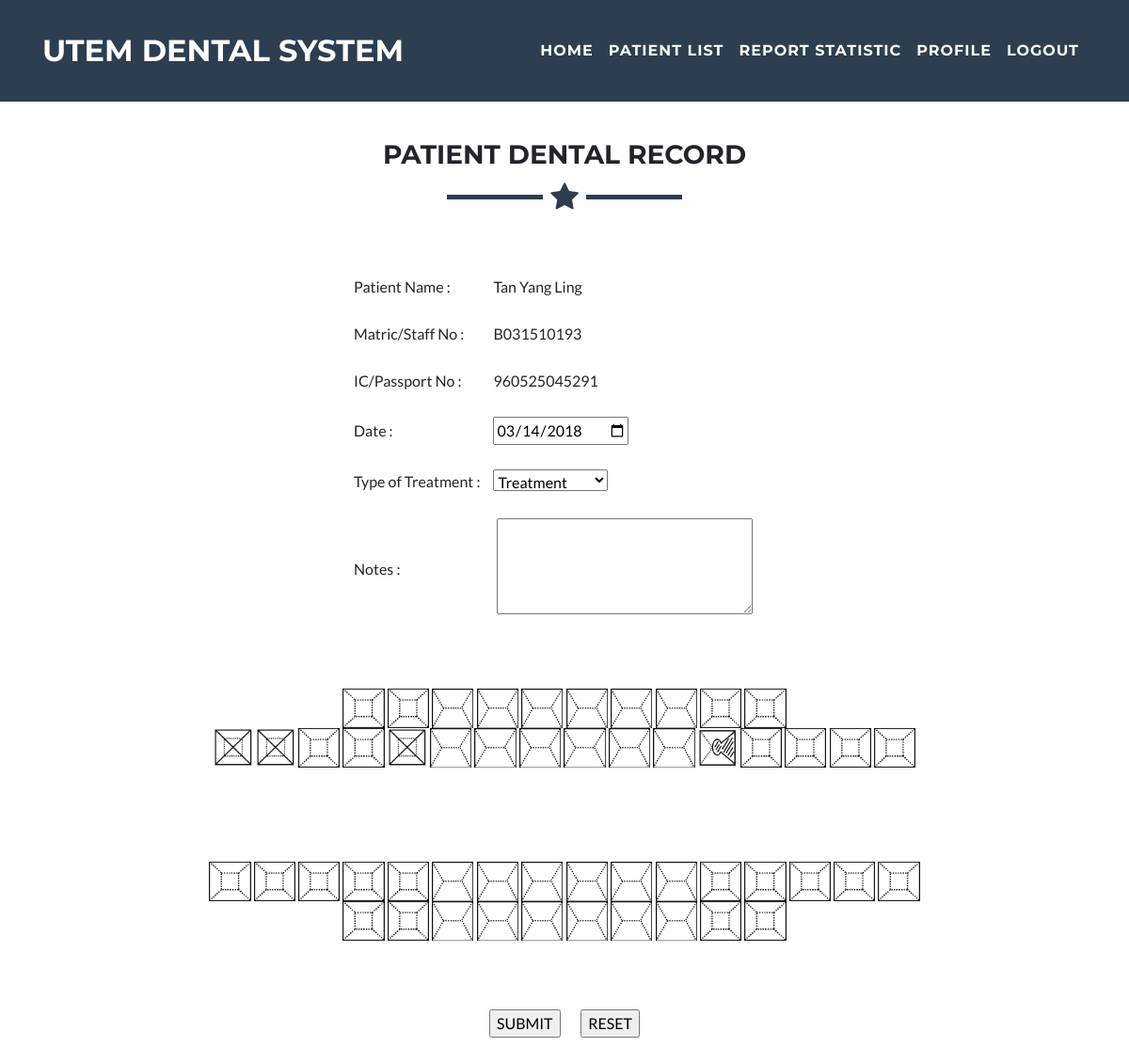
/dentalRecord.php?id=1, run on an earlier commit of the app's database.
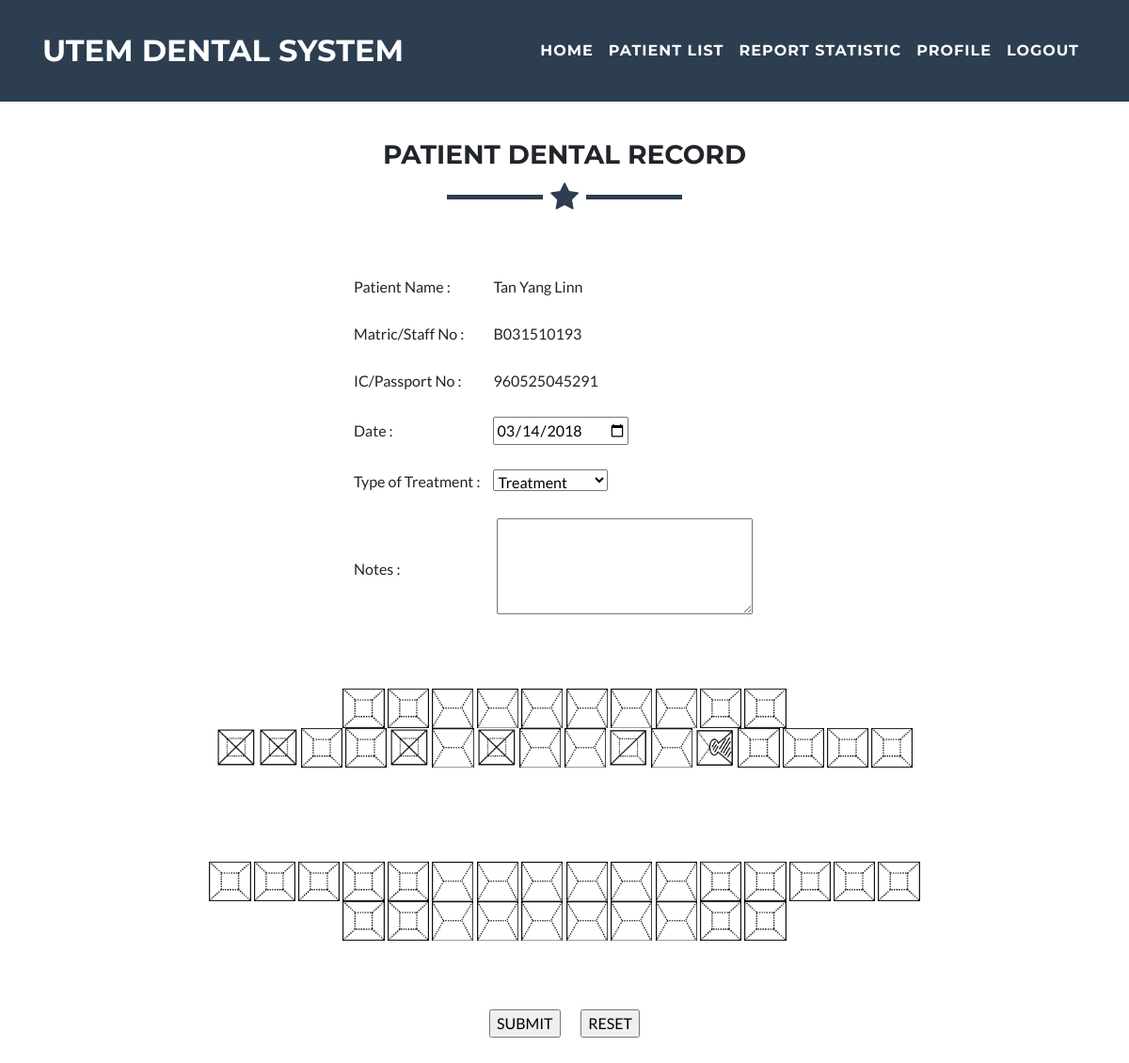
And on a later commit of the database.
### tables this page shows
CREATE TABLE `patient_info` (
  `patient_id` int(100) NOT NULL,
  `name` char(100) NOT NULL,
  `matric_staffno` varchar(100) NOT NULL,
  `fac_dept` char(100) NOT NULL,
  `ic_passno` varchar(12) NOT NULL,
  `position` varchar(50) NOT NULL,
  `gender` char(10) NOT NULL,
  `citizen` varchar(100) NOT NULL,
  `phoneno` varchar(100) NOT NULL,
  `address` varchar(100) NOT NULL,
  `patient_consent` char(100) NOT NULL,
  `id` int(100) NOT NULL
);

CREATE TABLE `treatment_record` (
  `treatment_id` int(100) NOT NULL,
  `treatment_date` date NOT NULL,
  `treatment_type` varchar(255) NOT NULL,
  `treatment_note` varchar(255) NOT NULL,
  `patient_id` int(100) NOT NULL,
  `gg_55` text NOT NULL,
  `gg_54` text NOT NULL,
  `gg_53` text NOT NULL,
  `gg_52` text NOT NULL,
  `gg_51` text NOT NULL,
  `gg_61` text NOT NULL,
  `gg_62` text NOT NULL,
  `gg_63` text NOT NULL,
  `gg_64` text NOT NULL,
  `gg_65` text NOT NULL,
  `gg_18` text NOT NULL,
  `gg_17` text NOT NULL,
  `gg_16` text NOT NULL,
  `gg_15` text NOT NULL,
  `gg_14` text NOT NULL,
  `gg_13` text NOT NULL,
  `gg_12` text NOT NULL,
  `gg_11` text NOT NULL,
  `gg_21` text NOT NULL,
  `gg_22` text NOT NULL,
  `gg_23` text NOT NULL,
  `gg_24` text NOT NULL,
  `gg_25` text NOT NULL,
  `gg_26` text NOT NULL,
  `gg_27` text NOT NULL,
  `gg_28` text NOT NULL,
  `gg_48` text NOT NULL,
  `gg_47` text NOT NULL,
  `gg_46` text NOT NULL,
  `gg_45` text NOT NULL,
  `gg_44` text NOT NULL,
  `gg_43` text NOT NULL,
  `gg_42` text NOT NULL,
  `gg_41` text NOT NULL,
  `gg_31` text NOT NULL,
  `gg_32` text NOT NULL,
  `gg_33` text NOT NULL,
  `gg_34` text NOT NULL,
  `gg_35` text NOT NULL,
  `gg_36` text NOT NULL,
  `gg_37` text NOT NULL,
  `gg_38` text NOT NULL,
  `gg_85` text NOT NULL,
  `gg_84` text NOT NULL,
  `gg_83` text NOT NULL,
  `gg_82` text NOT NULL,
  `gg_81` text NOT NULL,
  `gg_71` text NOT NULL,
  `gg_72` text NOT NULL,
  `gg_73` text NOT NULL,
  `gg_74` text NOT NULL,
  `gg_75` text NOT NULL
);

### dentalRecord.php (the view, shortened to what this page needs)
<!DOCTYPE html>
<html lang="en">
  <head>
    <link href="vendor/bootstrap/css/bootstrap.min.css" rel="stylesheet">
    <link href="vendor/font-awesome/css/font-awesome.min.css" rel="stylesheet" type="text/css">
    <link href="css/freelancer.min.css" rel="stylesheet">
  </head>
  <body id="page-top">
    <nav class="navbar navbar-expand-lg navbar-light fixed-top" id="mainNav">
      <div class="container">
        <a class="navbar-brand js-scroll-trigger" href="#page-top">UTeM Dental System</a>
        <div class="collapse navbar-collapse" id="navbarResponsive">
          <ul class="navbar-nav ml-auto">
            <li class="nav-item">
              <a class="nav-link js-scroll-trigger" href="appointmentListDen.php">Home</a>
            </li>
            <li class="nav-item">
              <a class="nav-link js-scroll-trigger" href="listDen.php">Patient List</a>
            </li>
            <li class="nav-item">
              <a class="nav-link js-scroll-trigger" href="report.php">Report Statistic</a>
            </li>
             <li class="nav-item">
              <a class="nav-link js-scroll-trigger" href="profile.php">Profile</a>
            </li>
            <li class="nav-item">
              <a class="nav-link js-scroll-trigger" href="logout.php" onclick="javascript:return confirm('Are you sure you want to log out?');">Logout</a>
            </li>
          </ul>
        </div>
      </div>
    </nav>
<br><br>
<section id="dentalRecord">
  <div class="container">
    <h3 class="text-center">Patient Dental Record</h3>
    <hr class="star-primary">
<br>
<div align="center">
<?php
include ('connect.php');
$id = $_SESSION['id'];
  $stmt = $mysqli->prepare("SELECT * FROM patient_info WHERE patient_id = ?");
  $stmt->bind_param("i", $id);
  $stmt->execute();
  $result=$stmt->get_result();
   $row = $result->fetch_assoc();
?>
<form id="borang2" name="borang2" method="post" action="dentalRecordProcess.php?id=<?php echo $id;?>">
 <table width="450"  align="center" cellspacing="12px">
       <tr>
         <th colspan="2" scope="col"></th>
       </tr>
       <tr>
         <td height="24"><br>
           Patient Name :</td>
         <td height="24"><br><?php echo $row["name"];?></td>
        </tr>
         <tr>
         <td height="24"><br>
          Matric/Staff No :</td>
        <td height="24"><br><?php echo $row["matric_staffno"];?></td>
        </tr>
         <tr>
         <td height="24"><br>
           IC/Passport No :</td>
         <td height="24"><br><?php echo $row["ic_passno"];?></td>
         </tr>
         <tr>
         <td height="24"><br>
           Date :</td>
         <td height="24"><br><input type="date" name="treatment_date" value="<?php echo date("Y-m-d"); ?>"></td>
         </tr>
        <tr>
          <td height="24"><br>
           Type of Treatment :</td>
         <td height ="24"><label for="treatment_type"></label><br>
              <select name="treatment_type" id="treatment_type">
                    <option value="pemeriksaan">Treatment</option>
            </select></td>
          </tr>
         <tr>
        <td height="24"><br>
          Notes :</td>
        <td height="24"><br><label for="treatment_note"></label>
          <textarea name="treatment_note" cols="30" rows="4"></textarea></td>
        </tr>
       </table>
       <br>
       <br>
       <br>
    <center>
    <div>
        <img src="img/white.jpg" height="42"/>
        <img src="img/white.jpg" height="42"/>
        <img src="img/white.jpg" height="42"/>
        <?php
          $stmt = $mysqli->prepare("SELECT * FROM treatment_record where patient_id = ? order by treatment_date DESC" );
          $stmt->bind_param("s", $_GET['id']);
          $stmt->execute();
          $result = $stmt->get_result();
          $row = $result->fetch_assoc();
          ?>
        <img src="img/<?php echo ($row==null ?"normal2" :$row['gg_55']) ?>.png" id="gg_55" height="42" class="btn1 btn-success" data-id="55"/>
        <img src="img/<?php echo ($row==null ?"normal2" :$row['gg_54']) ?>.png" id="gg_54" height="42" class="btn1 btn-success" data-id="54"/>
        <img src="img/<?php echo ($row==null ?"normal1" :$row['gg_53']) ?>.png" id="gg_53" height="42" class="btn1 btn-success" data-id="53"/>
        <img src="img/<?php echo ($row==null ?"normal1" :$row['gg_52']) ?>.png" id="gg_52" height="42" class="btn1 btn-success" data-id="52"/>
        <img src="img/<?php echo ($row==null ?"normal1" :$row['gg_51']) ?>.png" id="gg_51" height="42" class="btn1 btn-success" data-id="51"/>
        <img src="img/<?php echo ($row==null ?"normal1" :$row['gg_61']) ?>.png" id="gg_61" height="42" class="btn1 btn-success" data-id="61"/>
        <img src="img/<?php echo ($row==null ?"normal1" :$row['gg_62']) ?>.png" id="gg_62" height="42" class="btn1 btn-success" data-id="62"/>
        <img src="img/<?php echo ($row==null ?"normal1" :$row['gg_63']) ?>.png" id="gg_63" height="42" class="btn1 btn-success" data-id="63"/>
        <img src="img/<?php echo ($row==null ?"normal2" :$row['gg_64']) ?>.png" id="gg_64" height="42" class="btn1 btn-success" data-id="64"/>
        <img src="img/<?php echo ($row==null ?"normal2" :$row['gg_65']) ?>.png" id="gg_65" height="42" class="btn1 btn-success" data-id="65"/>
        <img src="img/white.jpg" height="42"/>
        <img src="img/white.jpg" height="42"/>
        <img src="img/white.jpg" height="42"/>
    </div>
    <div>
        <img src="img/<?php echo ($row==null ?"normal2" :$row['gg_18']) ?>.png" id="gg_18" height="42" class="btn1 btn-success"  data-id="18"/>
        <img src="img/<?php echo ($row==null ?"normal2" :$row['gg_17']) ?>.png" id="gg_17" height="42" class="btn1 btn-success"  data-id="17"/>
        <img src="img/<?php echo ($row==null ?"normal2" :$row['gg_16']) ?>.png" id="gg_16" height="42" class="btn1 btn-success"  data-id="16"/>
        <img src="img/<?php echo ($row==null ?"normal2" :$row['gg_15']) ?>.png" id="gg_15" height="42" class="btn1 btn-success"  data-id="15"/>
        <img src="img/<?php echo ($row==null ?"normal2" :$row['gg_14']) ?>.png" id="gg_14" height="42" class="btn1 btn-success"  data-id="14"/>
        <img src="img/<?php echo ($row==null ?"normal1" :$row['gg_13']) ?>.png" id="gg_13" height="42" class="btn1 btn-success"  data-id="13"/>
        <img src="img/<?php echo ($row==null ?"normal1" :$row['gg_12']) ?>.png" id="gg_12" height="42" class="btn1 btn-success"  data-id="12"/>
        <img src="img/<?php echo ($row==null ?"normal1" :$row['gg_11']) ?>.png" id="gg_11" height="42" class="btn1 btn-success"  data-id="11"/>
        <img src="img/<?php echo ($row==null ?"normal1" :$row['gg_21']) ?>.png" id="gg_21" height="42" class="btn1 btn-success"  data-id="21"/>
        <img src="img/<?php echo ($row==null ?"normal1" :$row['gg_22']) ?>.png" id="gg_22" height="42" class="btn1 btn-success"  data-id="22"/>
        <img src="img/<?php echo ($row==null ?"normal1" :$row['gg_23']) ?>.png" id="gg_23" height="42" class="btn1 btn-success"  data-id="23"/>
        <img src="img/<?php echo ($row==null ?"normal2" :$row['gg_24']) ?>.png" id="gg_24" height="42" class="btn1 btn-success"  data-id="24"/>
        <img src="img/<?php echo ($row==null ?"normal2" :$row['gg_25']) ?>.png" id="gg_25" height="42" class="btn1 btn-success"  data-id="25"/>
        <img src="img/<?php echo ($row==null ?"normal2" :$row['gg_26']) ?>.png" id="gg_26" height="42" class="btn1 btn-success"  data-id="26"/>
        <img src="img/<?php echo ($row==null ?"normal2" :$row['gg_27']) ?>.png" id="gg_27" height="42" class="btn1 btn-success"  data-id="27"/>
        <img src="img/<?php echo ($row==null ?"normal2" :$row['gg_28']) ?>.png" id="gg_28" height="42" class="btn1 btn-success"  data-id="28"/>
    </div>
    <div>
        <img src="img/<?php echo ($row==null ?"normal2" :$row['gg_48']) ?>.png" id="gg_48" height="42" class="btn1 btn-success"  data-id="48"/>
        <img src="img/<?php echo ($row==null ?"normal2" :$row['gg_47']) ?>.png" id="gg_47" height="42" class="btn1 btn-success"  data-id="47"/>
        <img src="img/<?php echo ($row==null ?"normal2" :$row['gg_46']) ?>.png" id="gg_46" height="42" class="btn1 btn-success"  data-id="46"/>
        <img src="img/<?php echo ($row==null ?"normal2" :$row['gg_45']) ?>.png" id="gg_45" height="42" class="btn1 btn-success"  data-id="45"/>
        <img src="img/<?php echo ($row==null ?"normal2" :$row['gg_44']) ?>.png" id="gg_44" height="42" class="btn1 btn-success"  data-id="44"/>
        <img src="img/<?php echo ($row==null ?"normal1" :$row['gg_43']) ?>.png" id="gg_43" height="42" class="btn1 btn-success"  data-id="43"/>
        <img src="img/<?php echo ($row==null ?"normal1" :$row['gg_42']) ?>.png" id="gg_42" height="42" class="btn1 btn-success"  data-id="42"/>
        <img src="img/<?php echo ($row==null ?"normal1" :$row['gg_41']) ?>.png" id="gg_41" height="42" class="btn1 btn-success"  data-id="41"/>
        <img src="img/<?php echo ($row==null ?"normal1" :$row['gg_31']) ?>.png" id="gg_31" height="42" class="btn1 btn-success"  data-id="31"/>
        <img src="img/<?php echo ($row==null ?"normal1" :$row['gg_32']) ?>.png" id="gg_32" height="42" class="btn1 btn-success"  data-id="32"/>
        <img src="img/<?php echo ($row==null ?"normal1" :$row['gg_33']) ?>.png" id="gg_33" height="42" class="btn1 btn-success"  data-id="33"/>
        <img src="img/<?php echo ($row==null ?"normal2" :$row['gg_34']) ?>.png" id="gg_34" height="42" class="btn1 btn-success"  data-id="34"/>
        <img src="img/<?php echo ($row==null ?"normal2" :$row['gg_35']) ?>.png" id="gg_35" height="42" class="btn1 btn-success"  data-id="35"/>
        <img src="img/<?php echo ($row==null ?"normal2" :$row['gg_36']) ?>.png" id="gg_36" height="42" class="btn1 btn-success"  data-id="36"/>
        <img src="img/<?php echo ($row==null ?"normal2" :$row['gg_37']) ?>.png" id="gg_37" height="42" class="btn1 btn-success"  data-id="37"/>
        <img src="img/<?php echo ($row==null ?"normal2" :$row['gg_38']) ?>.png" id="gg_38" height="42" class="btn1 btn-success"  data-id="38"/>
    </div>
    <div>
        <img src="img/white.jpg" height="42"/>
        <img src="img/white.jpg" height="42"/>
        <img src="img/white.jpg" height="42"/>
        <img src="img/<?php echo ($row==null ?"normal2" :$row['gg_85']) ?>.png" id="gg_85" height="42" class="btn1 btn-success" data-id="85"/>
        <img src="img/<?php echo ($row==null ?"normal2" :$row['gg_84']) ?>.png" id="gg_84" height="42" class="btn1 btn-success" data-id="84"/>
        <img src="img/<?php echo ($row==null ?"normal1" :$row['gg_83']) ?>.png" id="gg_83" height="42" class="btn1 btn-success"  data-id="83"/>
        <img src="img/<?php echo ($row==null ?"normal1" :$row['gg_82']) ?>.png" id="gg_82" height="42" class="btn1 btn-success"  data-id="82"/>
        <img src="img/<?php echo ($row==null ?"normal1" :$row['gg_81']) ?>.png" id="gg_81" height="42" class="btn1 btn-success"  data-id="81"/>
        <img src="img/<?php echo ($row==null ?"normal1" :$row['gg_71']) ?>.png" id="gg_71" height="42" class="btn1 btn-success"  data-id="71"/>
        <img src="img/<?php echo ($row==null ?"normal1" :$row['gg_72']) ?>.png" id="gg_72" height="42" class="btn1 btn-success"  data-id="72"/>
        <img src="img/<?php echo ($row==null ?"normal1" :$row['gg_73']) ?>.png" id="gg_73" height="42" class="btn1 btn-success"  data-id="73"/>
        <img src="img/<?php echo ($row==null ?"normal2" :$row['gg_74']) ?>.png" id="gg_74" height="42" class="btn1 btn-success"  data-id="74"/>
        <img src="img/<?php echo ($row==null ?"normal2" :$row['gg_75']) ?>.png" id="gg_75" height="42" class="btn1 btn-success"  data-id="75"/>
        <img src="img/white.jpg" height="42"/>
        <img src="img/white.jpg" height="42"/>
        <img src="img/white.jpg" height="42"/>
    </div>
    </center>
      <table width="400"  align="center" cellspacing="12px">
       <tr>
         <td height="23" colspan="2"><div align="center"><br><br>
          <br>
           <input type="submit" name="SUBMIT" id="SUBMIT" value="SUBMIT">
           <input type="reset" name="RESET" id="RESET" value="RESET">
         </div></td>
         </tr>
     </table>
   </form>
</div>
</div>
</body>
</html>

### dentalRecord.php (style rules this page uses)
img { display: inline-block; }

What changed in the data, as far as the page shows it:
no longer on this page (row unchanged): treatment_record: gg_55 (picture), gg_54 (picture), gg_53 (picture), gg_52 (picture), gg_51 (picture), gg_61 (picture), gg_62 (picture), gg_63 (picture), gg_64 (picture), gg_65 (picture), gg_18 (picture), gg_17 (picture), gg_16 (picture), gg_15 (picture), gg_14 (picture), gg_13 (picture), gg_12 (picture), gg_11 (picture), gg_21 (picture), gg_22 (picture), gg_23 (picture), gg_24 (picture), gg_25 (picture), gg_26 (picture), gg_27 (picture), gg_28 (picture), gg_48 (picture), gg_47 (picture), gg_46 (picture), gg_45 (picture), gg_44 (picture), gg_43 (picture), gg_42 (picture), gg_41 (picture), gg_31 (picture), gg_32 (picture), gg_33 (picture), gg_34 (picture), gg_35 (picture), gg_36 (picture), gg_37 (picture), gg_38 (picture), gg_85 (picture), gg_84 (picture), gg_83 (picture), gg_82 (picture), gg_81 (picture), gg_71 (picture), gg_72 (picture), gg_73 (picture), gg_74 (picture), gg_75 (picture)
changed patient_info: name "Tan Yang Ling" → "Tan Yang Linn"
added treatment_record: gg_55 (picture), gg_54 (picture), gg_53 (picture), gg_52 (picture), gg_51 (picture), gg_61 (picture), gg_62 (picture), gg_63 (picture), gg_64 (picture), gg_65 (picture), gg_18 (picture), gg_17 (picture), gg_16 (picture), gg_15 (picture), gg_14 (picture), gg_13 (picture), gg_12 (picture), gg_11 (picture), gg_21 (picture), gg_22 (picture), gg_23 (picture), gg_24 (picture), gg_25 (picture), gg_26 (picture), gg_27 (picture), gg_28 (picture), gg_48 (picture), gg_47 (picture), gg_46 (picture), gg_45 (picture), gg_44 (picture), gg_43 (picture), gg_42 (picture), gg_41 (picture), gg_31 (picture), gg_32 (picture), gg_33 (picture), gg_34 (picture), gg_35 (picture), gg_36 (picture), gg_37 (picture), gg_38 (picture), gg_85 (picture), gg_84 (picture), gg_83 (picture), gg_82 (picture), gg_81 (picture), gg_71 (picture), gg_72 (picture), gg_73 (picture), gg_74 (picture), gg_75 (picture)
